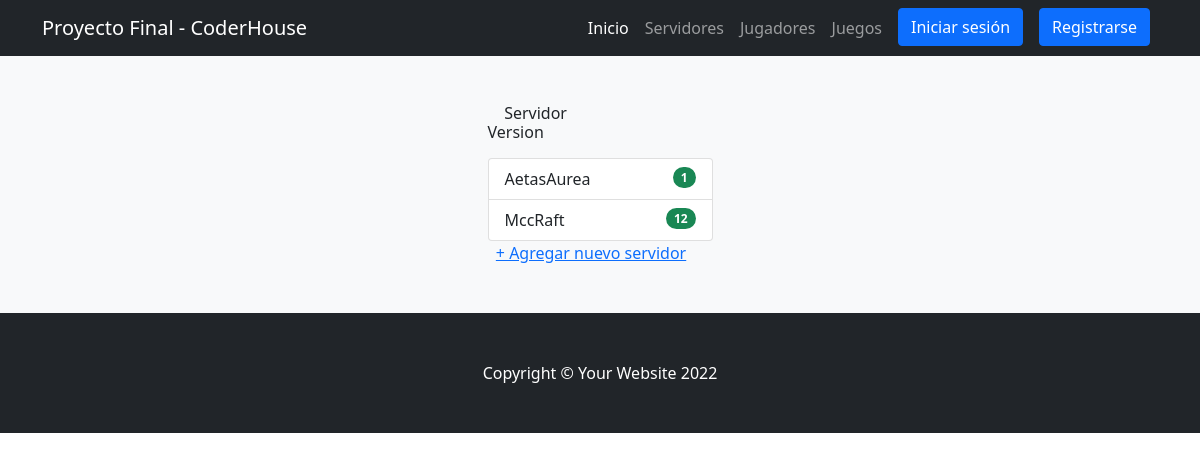
Screenshot of /app/servidores/ with the database file from the repository.
### ProyectoFinalApp/models.py (models this page shows)
class Servidor(models.Model):
    nombre = models.CharField(max_length = 20) #texto
    version = models.IntegerField() #numerico
    class Meta:
        verbose_name_plural = "Servidores"

### ProyectoFinalApp/views.py (the view)
# urls.py: path('servidores/', servidores, name= "servidores"),
def servidores(request):
    servidores = Servidor.objects.all()
    return render(request,"ProyectoFinalApp/servidores.html",{"servidores":servidores})

### ProyectoFinalApp/templates/ProyectoFinalApp/servidores.html (shortened to what this page needs)
{% extends 'ProyectoFinalApp/base.html' %}
{% load static %}
{% block contenidoPagina %}
<section class="bg-light py-5">
    <div class="container px-5">
        <div class="row gx-5 justify-content-center">
            <div class="col-lg-3">
                <h6>&nbsp &nbsp
                Servidor
                &nbsp &nbsp &nbsp &nbsp &nbsp &nbsp &nbsp &nbsp &nbsp &nbsp &nbsp &nbsp &nbsp &nbsp
                Version</h6>
                <ul class="list-group">
                    {% for servidor in servidores %}
                        <li class="list-group-item d-flex justify-content-between align-items-start">
                            {{servidor.nombre}}
                            <span class="badge bg-success rounded-pill">{{servidor.version}}</span>
                        </li>
                    {% endfor %}
                </ul>
                &nbsp&nbsp<a href="{% url 'crearServidor' %}">+ Agregar nuevo servidor</a>
            </div>
        </div>
    </div>
</section>
{% endblock %}

### rows the page displays
Servidor: nombre "AetasAurea", version "1"
Servidor: nombre "MccRaft", version "12"
